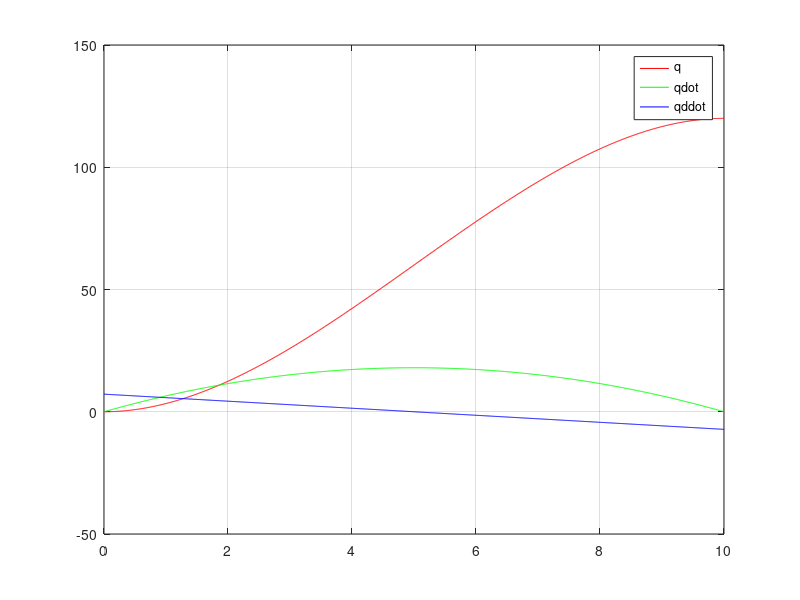

The MATLAB script that drew this image:
% q(t) = a0 + a1*t + a2*t^2 + a3*t^3 
q0  = 0; qf  = 120;
q0d = 0;  qfd = 0;
t0  = 0;  tf  = 10;

A = [1  t0  t0^2  t0^3;   
     0  1   2*t0  3*t0^2;  
     1  tf  tf^2  tf^3;
     0  1   2*tf  3*tf^2];
 
b = [q0; q0d; qf; qfd];

a = inv(A)*b
a0 = a(1); a1 = a(2); a2 = a(3); a3 = a(4);

t = t0:0.01:tf;
qt   = a0 + a1*t + a2*t.^2 + a3*t.^3;
qtd  = a1 + 2*a2*t + 3*a3*t.^2;
qtd  = qtd; 
qtdd = 2*a2 + 6*a3*t;
qtdd = qtdd;
plot(t,qt,'r', t,qtd,'g', t,qtdd, 'b')
grid on
legend('q', 'qdot', 'qddot')